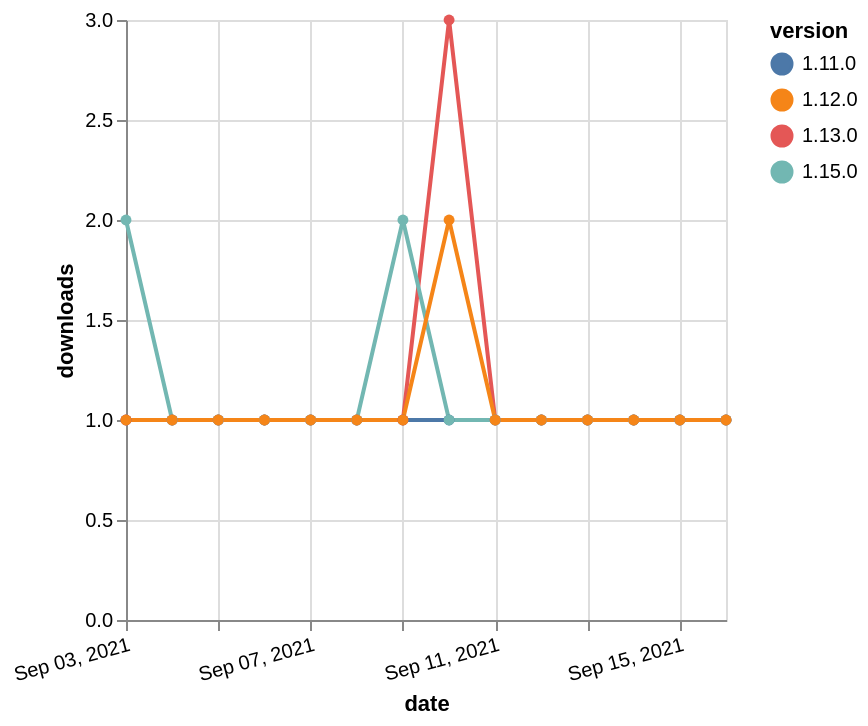

This figure's Vega-Lite source:
### Vega-Lite specification from a JSON file in a GitHub repository (floating-point values rounded to 4 significant figures)
{"$schema": "https://vega.github.io/schema/vega-lite/v5.json", "description": "A simple bar chart with embedded data.", "data": {"values": [{"date": "2021-09-03", "total": 215, "delta": 1, "version": "1.11.0"}, {"date": "2021-09-04", "total": 216, "delta": 1, "version": "1.11.0"}, {"date": "2021-09-05", "total": 217, "delta": 1, "version": "1.11.0"}, {"date": "2021-09-06", "total": 218, "delta": 1, "version": "1.11.0"}, {"date": "2021-09-07", "total": 219, "delta": 1, "version": "1.11.0"}, {"date": "2021-09-08", "total": 220, "delta": 1, "version": "1.11.0"}, {"date": "2021-09-09", "total": 221, "delta": 1, "version": "1.11.0"}, {"date": "2021-09-10", "total": 222, "delta": 1, "version": "1.11.0"}, {"date": "2021-09-11", "total": 223, "delta": 1, "version": "1.11.0"}, {"date": "2021-09-12", "total": 224, "delta": 1, "version": "1.11.0"}, {"date": "2021-09-13", "total": 225, "delta": 1, "version": "1.11.0"}, {"date": "2021-09-14", "total": 226, "delta": 1, "version": "1.11.0"}, {"date": "2021-09-15", "total": 227, "delta": 1, "version": "1.11.0"}, {"date": "2021-09-16", "total": 228, "delta": 1, "version": "1.11.0"}, {"date": "2021-09-03", "total": 284, "delta": 1, "version": "1.13.0"}, {"date": "2021-09-04", "total": 285, "delta": 1, "version": "1.13.0"}, {"date": "2021-09-05", "total": 286, "delta": 1, "version": "1.13.0"}, {"date": "2021-09-06", "total": 287, "delta": 1, "version": "1.13.0"}, {"date": "2021-09-07", "total": 288, "delta": 1, "version": "1.13.0"}, {"date": "2021-09-08", "total": 289, "delta": 1, "version": "1.13.0"}, {"date": "2021-09-09", "total": 290, "delta": 1, "version": "1.13.0"}, {"date": "2021-09-10", "total": 293, "delta": 3, "version": "1.13.0"}, {"date": "2021-09-11", "total": 294, "delta": 1, "version": "1.13.0"}, {"date": "2021-09-12", "total": 295, "delta": 1, "version": "1.13.0"}, {"date": "2021-09-13", "total": 296, "delta": 1, "version": "1.13.0"}, {"date": "2021-09-14", "total": 297, "delta": 1, "version": "1.13.0"}, {"date": "2021-09-15", "total": 298, "delta": 1, "version": "1.13.0"}, {"date": "2021-09-16", "total": 299, "delta": 1, "version": "1.13.0"}, {"date": "2021-09-03", "total": 112, "delta": 2, "version": "1.15.0"}, {"date": "2021-09-04", "total": 113, "delta": 1, "version": "1.15.0"}, {"date": "2021-09-05", "total": 114, "delta": 1, "version": "1.15.0"}, {"date": "2021-09-06", "total": 115, "delta": 1, "version": "1.15.0"}, {"date": "2021-09-07", "total": 116, "delta": 1, "version": "1.15.0"}, {"date": "2021-09-08", "total": 117, "delta": 1, "version": "1.15.0"}, {"date": "2021-09-09", "total": 119, "delta": 2, "version": "1.15.0"}, {"date": "2021-09-10", "total": 120, "delta": 1, "version": "1.15.0"}, {"date": "2021-09-11", "total": 121, "delta": 1, "version": "1.15.0"}, {"date": "2021-09-12", "total": 122, "delta": 1, "version": "1.15.0"}, {"date": "2021-09-13", "total": 123, "delta": 1, "version": "1.15.0"}, {"date": "2021-09-14", "total": 124, "delta": 1, "version": "1.15.0"}, {"date": "2021-09-15", "total": 125, "delta": 1, "version": "1.15.0"}, {"date": "2021-09-16", "total": 126, "delta": 1, "version": "1.15.0"}, {"date": "2021-09-03", "total": 178, "delta": 1, "version": "1.12.0"}, {"date": "2021-09-04", "total": 179, "delta": 1, "version": "1.12.0"}, {"date": "2021-09-05", "total": 180, "delta": 1, "version": "1.12.0"}, {"date": "2021-09-06", "total": 181, "delta": 1, "version": "1.12.0"}, {"date": "2021-09-07", "total": 182, "delta": 1, "version": "1.12.0"}, {"date": "2021-09-08", "total": 183, "delta": 1, "version": "1.12.0"}, {"date": "2021-09-09", "total": 184, "delta": 1, "version": "1.12.0"}, {"date": "2021-09-10", "total": 186, "delta": 2, "version": "1.12.0"}, {"date": "2021-09-11", "total": 187, "delta": 1, "version": "1.12.0"}, {"date": "2021-09-12", "total": 188, "delta": 1, "version": "1.12.0"}, {"date": "2021-09-13", "total": 189, "delta": 1, "version": "1.12.0"}, {"date": "2021-09-14", "total": 190, "delta": 1, "version": "1.12.0"}, {"date": "2021-09-15", "total": 191, "delta": 1, "version": "1.12.0"}, {"date": "2021-09-16", "total": 192, "delta": 1, "version": "1.12.0"}]}, "width": "container", "mark": {"type": "line", "point": {"filled": true}}, "encoding": {"x": {"field": "date", "type": "temporal", "timeUnit": "yearmonthdate", "title": "date", "axis": {"labelAngle": -15}}, "y": {"field": "delta", "type": "quantitative", "title": "downloads"}, "color": {"field": "version", "type": "nominal"}, "tooltip": {"field": "delta"}}}
